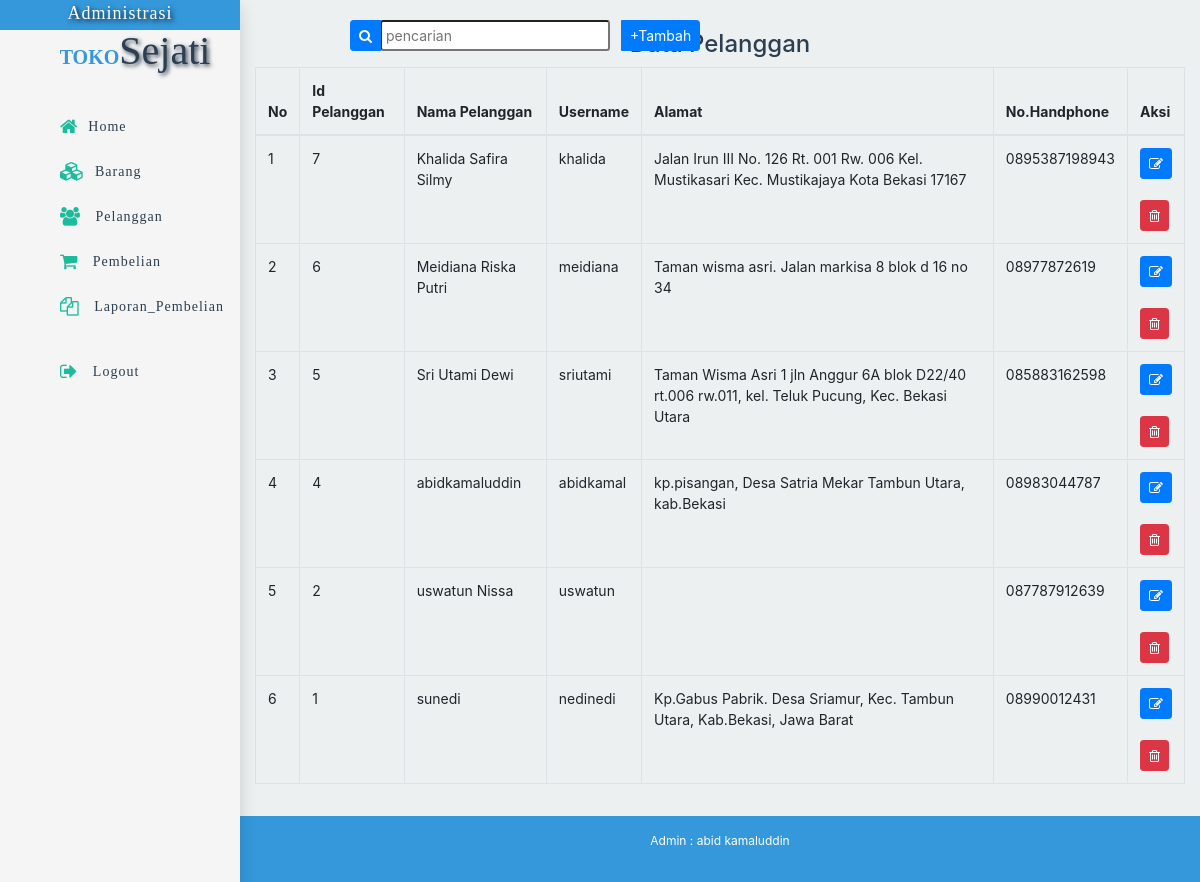
/admin/index.php?halaman=pelanggan (signed in), run on the app's committed database.
### tables this page shows
CREATE TABLE `pelanggan` (
  `id_pelanggan` int(5) NOT NULL,
  `username` varchar(15) NOT NULL,
  `password_plg` varchar(15) NOT NULL,
  `nama_pelanggan` varchar(25) NOT NULL,
  `telpon_pelanggan` varchar(15) NOT NULL,
  `foto_pelanggan` varchar(100) NOT NULL,
  `alamat` text NOT NULL
);

### admin/pelanggan.php (the view)
<h4 class="text-center dm">Data Pelanggan</h4>
<div class="btn-konten fixed-top ">
    <form action="" method="POST">
        <div class="input-group">
            <div class="input-group-prepend">
                <button class="btn btn-sm btn-primary " id="button-addon1" name="cari" ><i class="fa fa-search "></i></button>
            </div>
            <input class="form-check-inline form-control-sm p-1 " type="search" name="keyword" placeholder="pencarian" autocomplete="off" autofocus>
            <div class="input-group-append">
                <a href="index.php?halaman=tambahplg" class="btn btn-sm btn-primary ">+Tambah</a>
            </div>
        </div>
    </form>
</div>
        <div class="isi-konten table-responsive">
            <table class="table table-bordered admin" >
                <thead>
                    <th>No</th>
                    <th>Id Pelanggan</th>
                    <th>Nama Pelanggan</th>
                    <th>Username</th>
                    <th>Alamat</th>
                    <th>No.Handphone</th>
                    <th>Aksi</th>
                </thead>
                <tbody>
                <?php $i = 1; ?>
                <?php
                    if(isset($_POST['cari'])){
                        $keyword = $_POST["keyword"];
                            $ambil = $db->query("SELECT * FROM pelanggan WHERE
                                                nama_pelanggan LIKE '%$keyword%' OR
                                                id_pelanggan LIKE '%$keyword%' OR
                                                username LIKE '%$keyword%' OR
                                                alamat LIKE '%$keyword%' OR
                                                telpon_pelanggan LIKE '%$keyword%' ORDER BY id_pelanggan DESC");
                    }else{
                        $ambil=$db->query("SELECT * FROM pelanggan ORDER BY id_pelanggan DESC");
                    }
                ?>
				<?php while($row = $ambil-> fetch_assoc()){?>
                <tr>
                    <td><?= $i; ?></td>
                    <td><?= $row["id_pelanggan"];?></td>
                    <td><?= $row["nama_pelanggan"];?></td>
                    <td><?= $row["username"];?></td>
                    <td><?= $row["alamat"];?></td>
                    <td><?= $row["telpon_pelanggan"];?></td>
                    <td><a href="index.php?halaman=ubahplg&id=<?php echo $row["id_pelanggan"];?>" id="ubh" class="btn btn-sm btn-primary" ><i class="fa fa-pencil-square-o"></i></a> <br><br> <a href="index.php?halaman=hapusplg&id=<?php echo $row["id_pelanggan"];?>" id="hps" class="btn btn-sm btn-danger" onclick="return confirm('Yakin ingin menghapus ?');"><i class="fa fa-trash-o"></i></a></td>
                </tr>
                    <?php $i++; ?>
                <?php } ?>
                </tbody>
            </table>
        </div>

### warna.css (style rules this page uses)
*, *::before, *::after { box-sizing: border-box; }
html { background: #ecf0f1; scroll-behavior: smooth; }
body { font-family: 'Times New Roman', Times, serif; font-size: 1em; color: #2c3e50; }
a { text-decoration: none; color: inherit; }
.keranjang .table, table td, .admin { font-size: 14px; font-weight: normal; }
.barang .btn-konten { margin-left: 350px; margin-top: 20px; }
.dm { margin-top: 30px; }

### data on the page
pelanggan: id_pelanggan "7", nama_pelanggan "Khalida Safira Silmy", username "khalida", alamat "Jalan Irun III No. 126 Rt. 001 Rw. 006 Kel. Mustikasari Kec. Mustikajaya Kota Bekasi 17167", telpon_pelanggan "0895387198943"
pelanggan: id_pelanggan "6", nama_pelanggan "Meidiana Riska Putri", username "meidiana", alamat "Taman wisma asri. Jalan markisa 8 blok d 16 no 34", telpon_pelanggan "08977872619"
pelanggan: id_pelanggan "5", nama_pelanggan "Sri Utami Dewi", username "sriutami", alamat "Taman Wisma Asri 1 jln Anggur 6A blok D22/40 rt.006 rw.011, kel. Teluk Pucung, Kec. Bekasi Utara", telpon_pelanggan "085883162598"
pelanggan: id_pelanggan "4", nama_pelanggan "abidkamaluddin", username "abidkamal", alamat "kp.pisangan, Desa Satria Mekar Tambun Utara, kab.Bekasi", telpon_pelanggan "08983044787"
pelanggan: id_pelanggan "2", nama_pelanggan "uswatun Nissa", username "uswatun", telpon_pelanggan "087787912639"
pelanggan: id_pelanggan "1", nama_pelanggan "sunedi", username "nedinedi", alamat "Kp.Gabus Pabrik. Desa Sriamur, Kec. Tambun Utara, Kab.Bekasi, Jawa Barat", telpon_pelanggan "08990012431"

### other printed values
$_SESSION["admintoko"]["namaAdmin"] "abid kamaluddin"
